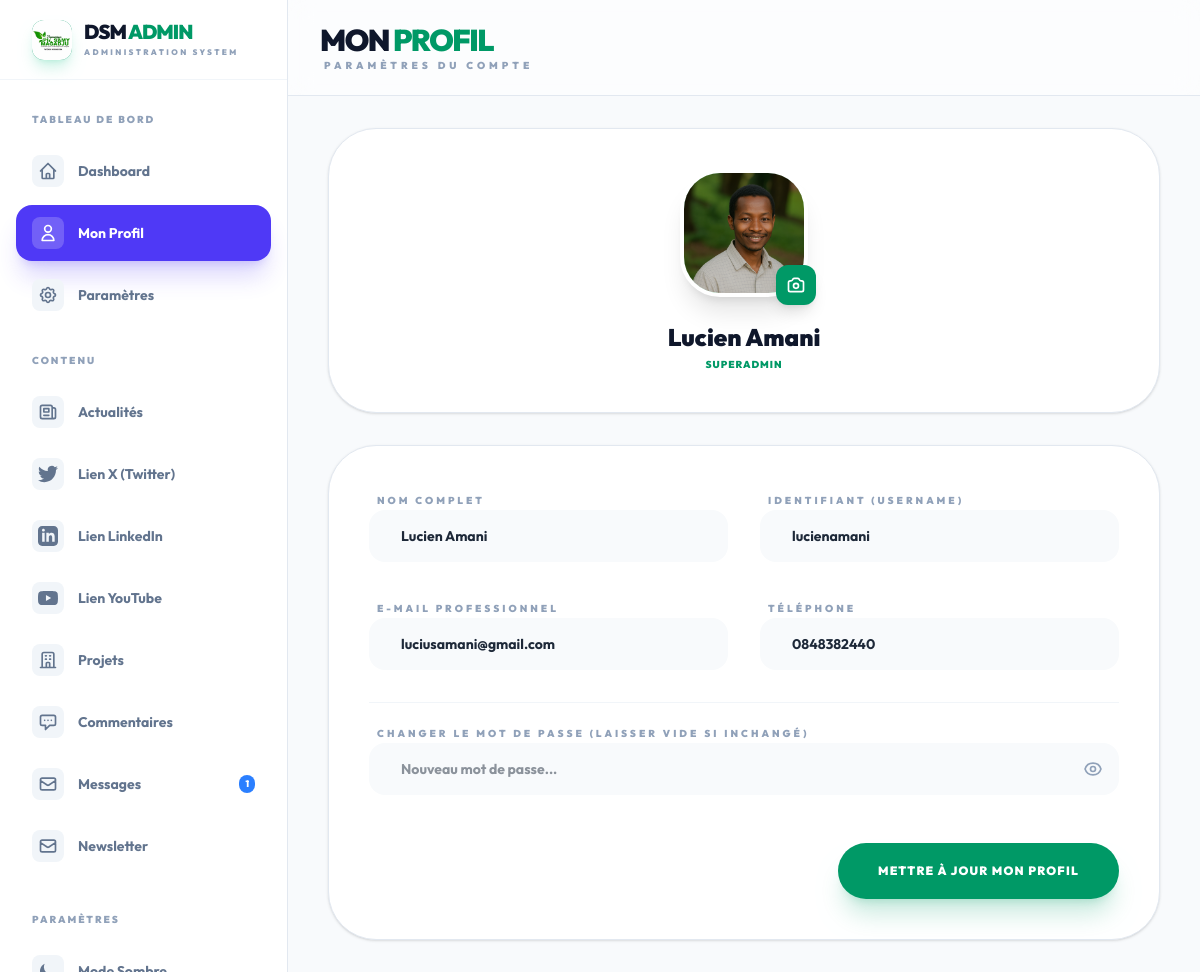
The app's page /admin/profile.php (signed in) with its own data.
### tables this page shows
CREATE TABLE `users` (
  `id` int(11) NOT NULL,
  `username` varchar(50) NOT NULL,
  `password` varchar(255) NOT NULL,
  `full_name` varchar(100) DEFAULT NULL,
  `email` varchar(150) DEFAULT NULL,
  `phone` varchar(20) DEFAULT NULL,
  `avatar` varchar(255) DEFAULT NULL,
  `role` enum('Admin','Superadmin','Editor') DEFAULT 'Editor',
  `status` tinyint(1) DEFAULT 1,
  `last_login` datetime DEFAULT NULL,
  `created_at` timestamp NOT NULL DEFAULT current_timestamp()
);

### admin/profile.php (the view, shortened to what this page needs)
<?php
$pdo = getDBConnection();
$admin_id = $_SESSION['admin_id'];
$stmt = $pdo->prepare("SELECT * FROM users WHERE id = :id");
$stmt->execute([':id' => $admin_id]);
$user = $stmt->fetch();
?>
<!DOCTYPE html>
<html lang="fr">
<head>
    <link rel="stylesheet" href="<?php echo SITE_URL; ?>/dist/output.css">
</head>
<body class="bg-slate-50 dark:bg-slate-950 flex transition-colors duration-300 min-h-screen">
    <?php include 'includes/sidebar.php'; ?>
    <main class="flex-1 lg:ml-72 flex flex-col min-w-0">
        <header class="h-24 flex items-center justify-between px-8 bg-white/50 dark:bg-slate-900/50 backdrop-blur-md sticky top-0 z-40 border-b border-slate-200 dark:border-slate-800/50">
            <div>
                <h1 class="text-3xl font-black text-slate-900 dark:text-white uppercase tracking-tighter">Mon <span class="text-emerald-600">Profil</span></h1>
                <p class="text-[10px] font-black text-slate-400 uppercase tracking-[0.4em] ml-1">Paramètres du compte</p>
            </div>
        </header>
        <div class="p-8 max-w-4xl mx-auto w-full animate-fade-in">
            <form method="POST" enctype="multipart/form-data" class="space-y-8">
                <div class="bg-white dark:bg-slate-900 p-10 rounded-[3rem] shadow-sm border border-slate-200 dark:border-slate-800 text-center relative overflow-hidden group">
                    <div class="relative w-32 h-32 mx-auto mb-6">
                        <div class="w-full h-full rounded-[2.5rem] bg-emerald-100 dark:bg-emerald-900/30 overflow-hidden border-4 border-white dark:border-slate-800 shadow-xl">
                            <?php if($user['avatar']): ?>
                                <img src="<?php echo SITE_URL; ?>/uploads/avatars/<?php echo $user['avatar']; ?>" id="avatar-preview" class="w-full h-full object-cover">
                            <?php endif; ?>
                        </div>
                        <label class="absolute -bottom-2 -right-2 w-10 h-10 bg-emerald-600 rounded-xl flex items-center justify-center text-white shadow-lg cursor-pointer hover:scale-110 transition-transform">
                        </label>
                    </div>
                    <h2 class="text-2xl font-black text-slate-900 dark:text-white"><?php echo htmlspecialchars($user['full_name']); ?></h2>
                    <p class="text-[10px] font-black text-emerald-600 uppercase tracking-widest mt-1"><?php echo $user['role']; ?></p>
                </div>
                <div class="bg-white dark:bg-slate-900 p-10 rounded-[3rem] shadow-sm border border-slate-200 dark:border-slate-800 space-y-8">
                    <div class="grid grid-cols-1 md:grid-cols-2 gap-8">
                        <div class="space-y-3">
                            <label class="text-[10px] font-black text-slate-400 uppercase tracking-[0.3em] ml-2">Nom Complet</label>
                            <input type="text" name="full_name" required value="<?php echo htmlspecialchars($user['full_name']); ?>"
                                   class="block w-full px-8 py-4 bg-slate-50 dark:bg-slate-800 border-none rounded-2xl focus:ring-4 focus:ring-emerald-500/10 transition-all dark:text-white font-bold text-sm">
                        </div>
                        <div class="space-y-3">
                            <label class="text-[10px] font-black text-slate-400 uppercase tracking-[0.3em] ml-2">Identifiant (Username)</label>
                            <input type="text" name="username" required value="<?php echo htmlspecialchars($user['username']); ?>"
                                   class="block w-full px-8 py-4 bg-slate-50 dark:bg-slate-800 border-none rounded-2xl focus:ring-4 focus:ring-emerald-500/10 transition-all dark:text-white font-bold text-sm">
                        </div>
                    </div>
                    <div class="grid grid-cols-1 md:grid-cols-2 gap-8">
                        <div class="space-y-3">
                            <label class="text-[10px] font-black text-slate-400 uppercase tracking-[0.3em] ml-2">E-mail Professionnel</label>
                            <input type="email" name="email" required value="<?php echo htmlspecialchars($user['email']); ?>"
                                   class="block w-full px-8 py-4 bg-slate-50 dark:bg-slate-800 border-none rounded-2xl focus:ring-4 focus:ring-emerald-500/10 transition-all dark:text-white font-bold text-sm">
                        </div>
                        <div class="space-y-3">
                            <label class="text-[10px] font-black text-slate-400 uppercase tracking-[0.3em] ml-2">Téléphone</label>
                            <input type="text" name="phone" value="<?php echo htmlspecialchars($user['phone']); ?>"
                                   class="block w-full px-8 py-4 bg-slate-50 dark:bg-slate-800 border-none rounded-2xl focus:ring-4 focus:ring-emerald-500/10 transition-all dark:text-white font-bold text-sm">
                        </div>
                    </div>
                    <div class="pt-4 border-t border-slate-100 dark:border-slate-800/50 space-y-3">
                        <label class="text-[10px] font-black text-slate-400 uppercase tracking-[0.3em] ml-2">Changer le mot de passe (Laisser vide si inchangé)</label>
                        <div class="relative group">
                            <input type="password" id="new_password" name="new_password" placeholder="Nouveau mot de passe..."
                                   class="block w-full px-8 py-4 bg-slate-50 dark:bg-slate-800 border-none rounded-2xl focus:ring-4 focus:ring-emerald-500/10 transition-all dark:text-white font-bold text-sm">
                            <button type="button" onclick="togglePasswordVisibility()" class="absolute inset-y-0 right-4 flex items-center text-slate-400 hover:text-emerald-600 transition-colors focus:outline-none">
                            </button>
                        </div>
                    </div>
                    <div class="flex justify-end pt-4">
                        <button type="submit" class="bg-emerald-600 hover:bg-emerald-700 text-white px-10 py-5 rounded-[2rem] font-black uppercase tracking-widest text-xs shadow-xl shadow-emerald-600/20 hover:-translate-y-1 transition-all">
                            Mettre à jour mon profil
                        </button>
                    </div>
                </div>
            </form>
        </div>
    </main>
</body>
</html>

### admin/profile.php (style rules this page uses)
body { font-family: 'Outfit', sans-serif; }

### records on screen
users: avatar (picture), full_name "Lucien Amani", role "SUPERADMIN", username "lucienamani", email "luciusamani@gmail.com", phone "0848382440"

### other values on screen
$new_msgs "1"
